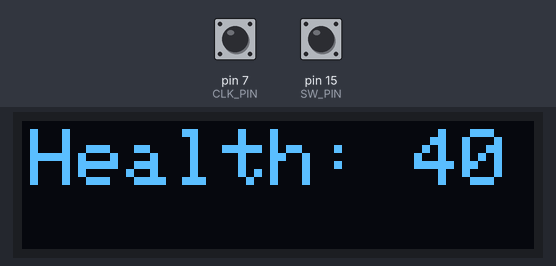
A sketch run on a simulated Arduino Uno, built with avr-gcc and run on an emulated ATmega328P. Parts: 128×32 one-colour display. The test bench sets the inputs (shaded band); at power-on: pin 15 (SW_PIN) HIGH, pin 7 (CLK_PIN) HIGH. What the sketch prints to the serial monitor is not drawn.

Above: at 1.2 s.
1.3 s: pin 15 (SW_PIN) pulled LOW for 1 s
At 1.52 s:
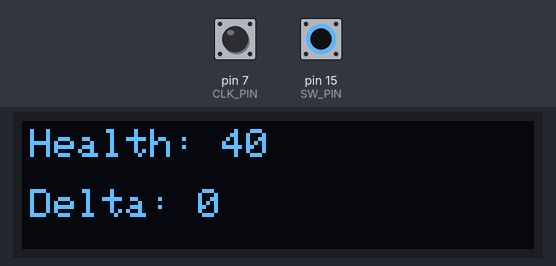
3.8 s: pin 15 (SW_PIN) pulled LOW for 0.15 s
5.4 s: pin 15 (SW_PIN) pulled LOW for 3.2 s
At 8.9 s:
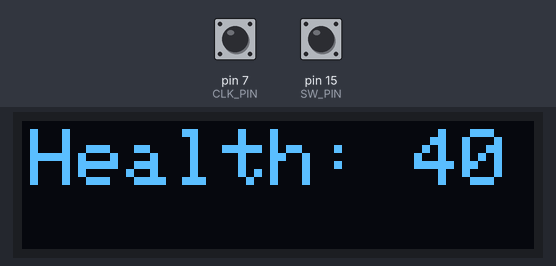
Timing chart, 0 to 10.4 s (numbered marks = the images above; inputs shaded):
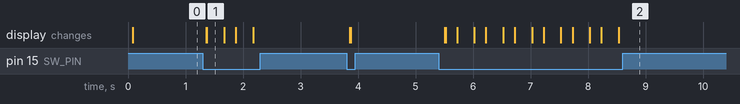

The sketch:

main.ino
```cpp
#include <Adafruit_SSD1306.h>
#include <Adafruit_GFX.h>
#include <Wire.h>

// Pin Definitions
const int CLK_PIN = 7;
const int DT_PIN = 8;
const int SW_PIN = 15;

// Rotary encoder variables
volatile int encoderPos = 0;
volatile int lastCLK = HIGH;

// Button debouncing
unsigned long lastButtonPress = 0;
const unsigned long DEBOUNCE_DELAY = 250;

// State machine
enum State {
  DISPLAY_STATE,
  SELECTION_STATE,
  EDIT_STATE
};
State currentState = DISPLAY_STATE;

// Data
struct Stat {
  const char* title;
  int value;
  int max;
  int min;
  bool impact;
};
const int ARRAY_SIZE = 7;
Stat stats[ARRAY_SIZE] = {
  {"Health", 40, 256, 0, false},
  {"Tax", 0, 20, 0, false},
  {"DMG 1", 0, 21, 0, true},
  {"DMG 2", 0, 21, 0, true},
  {"DMG 3", 0, 21, 0, true},
  {"Poison", 0, 11, 0, false},
  {"Energy", 0, 256, 0, false}
};

int currentIndex = 0;
int counter = 0;

// Display
Adafruit_SSD1306 display(128, 32, &Wire, -1);


void setup() {
  Serial.begin(9600);

  // Configure pins
  pinMode(CLK_PIN, INPUT_PULLUP);
  pinMode(DT_PIN, INPUT_PULLUP);
  pinMode(SW_PIN, INPUT_PULLUP);

  // Attach interrupt for rotary encoder
  attachInterrupt(digitalPinToInterrupt(CLK_PIN), encoderISR, CHANGE);

  lastCLK = digitalRead(CLK_PIN);

  // set up display
  if(!display.begin(SSD1306_SWITCHCAPVCC, 0x3C)) { // Try 0x3D if this fails
    Serial.println(F("SSD1306 allocation failed"));
    for(;;);
  }
  display.clearDisplay();
  display.display();
  display.setTextSize(2);
  display.setTextColor(WHITE);
  display.setCursor(2,2);
  display.println("Command Zone");
  display.display();
}

void loop() {
  bool buttonPressed = checkButtonPress();

  switch (currentState) {
    case DISPLAY_STATE:
      handleDisplayState(buttonPressed);
      break;

    case EDIT_STATE:
      handleEditState(buttonPressed);
      break;
  }
}

void encoderISR() {
  int clkState = digitalRead(CLK_PIN);
  int dtState = digitalRead(DT_PIN);

  // Check if CLK state changed
  if (clkState != lastCLK) {
    // Determine direction
    if (dtState != clkState) {
      encoderPos--;
    } else {
      encoderPos++;
    }
  }

  lastCLK = clkState;
}

bool checkButtonPress() {
  bool buttonState = digitalRead(SW_PIN) == LOW;

  if (buttonState && (millis() - lastButtonPress > DEBOUNCE_DELAY)) {
    lastButtonPress = millis();
    return true;
  }

  return false;
}

void setDisplayDisplay() {
  display.clearDisplay();
  display.display();
  display.setTextSize(2);
  display.setTextColor(WHITE);
  display.setCursor(2,2);
  display.print(stats[currentIndex].title);
  display.print(": ");
  display.println(stats[currentIndex].value);
  display.display();
}

void setEditDisplay(int delta) {
  display.clearDisplay();
  display.display();
  display.setTextSize(1);
  display.setTextColor(WHITE);
  display.setCursor(2,2);
  display.print(stats[currentIndex].title);
  display.print(": ");
  display.println(stats[currentIndex].value + delta);
  display.setCursor(2, 17);
  display.print("Delta: ");
  display.println(delta);
  display.display();
}

void handleDisplayState(bool buttonPressed) {
  static bool displayStateInitialized = false;
  static int lastEncoderPos = 0;

  if (!displayStateInitialized) {
    Serial.println("Display State Initialized");
    Serial.print(stats[currentIndex].title);
    Serial.print(": ");
    Serial.println(stats[currentIndex].value);
    displayStateInitialized = true;
    setDisplayDisplay();
  }

  // Check if encoder has moved
  if (encoderPos != lastEncoderPos) {
    int delta = encoderPos - lastEncoderPos;
    lastEncoderPos = encoderPos;

    // Update index
    currentIndex += delta;

    // Handle wrapping
    if (currentIndex >= ARRAY_SIZE) {
      currentIndex = 0;
    } else if (currentIndex < 0) {
      currentIndex = ARRAY_SIZE - 1;
    }
    // Serial
    Serial.print(stats[currentIndex].title);
    Serial.print(": ");
    Serial.println(stats[currentIndex].value);

    // Display
    setDisplayDisplay();

  }


  // In display state, just wait for button press to enter selection
  if (buttonPressed) {
    Serial.println("\n--- Entering EDIT mode ---");
    Serial.print("Current Index: ");
    Serial.println(currentIndex);
    Serial.println("Rotate encoder to change selection");
    currentState = EDIT_STATE;
    encoderPos = 0; // Reset encoder position for relative movement
    lastEncoderPos = 0;
    displayStateInitialized = false;
  }
}

void handleEditState(bool buttonPressed) {
  static int lastEncoderPos = 0;
  static bool editInitialized = false;

  if (!editInitialized) {
    Serial.println("Edit State Initialized.");
    editInitialized = true;
    setEditDisplay(counter);
  }

  // Check if encoder has moved
  if (encoderPos != lastEncoderPos) {
    int delta = encoderPos - lastEncoderPos;
    lastEncoderPos = encoderPos;

    // Update counter
    counter += delta;
    counter = constrain(counter, 0-stats[currentIndex].value, stats[currentIndex].max - stats[currentIndex].value);

    Serial.print("Counter: ");
    Serial.println(counter);
    setEditDisplay(counter);
  }


  // Button press confirms edit and returns to display
  if (buttonPressed) {
    Serial.println("\n--- Returning to DISPLAY mode ---");
    Serial.print("Final Counter Value: ");
    Serial.println(counter);
    Serial.print("Selected Index: ");
    Serial.println(currentIndex);
    Serial.println("Press button to enter SELECTION mode");

    // Change value
    stats[currentIndex].value += counter;
    if (stats[currentIndex].impact) {
      stats[0].value -= counter;
    }

    currentState = DISPLAY_STATE;
    encoderPos = 0; // Reset encoder position
    lastEncoderPos = 0;
    counter = 0;
    editInitialized = false;
  }
}
```

Measured:
- after the input at 1.3 s, the display: first changes after 0.06 s (image 1 shows a later state)
- after the input at 5.4 s, the display: first changes after 0.11 s (image 2 shows a later state)
